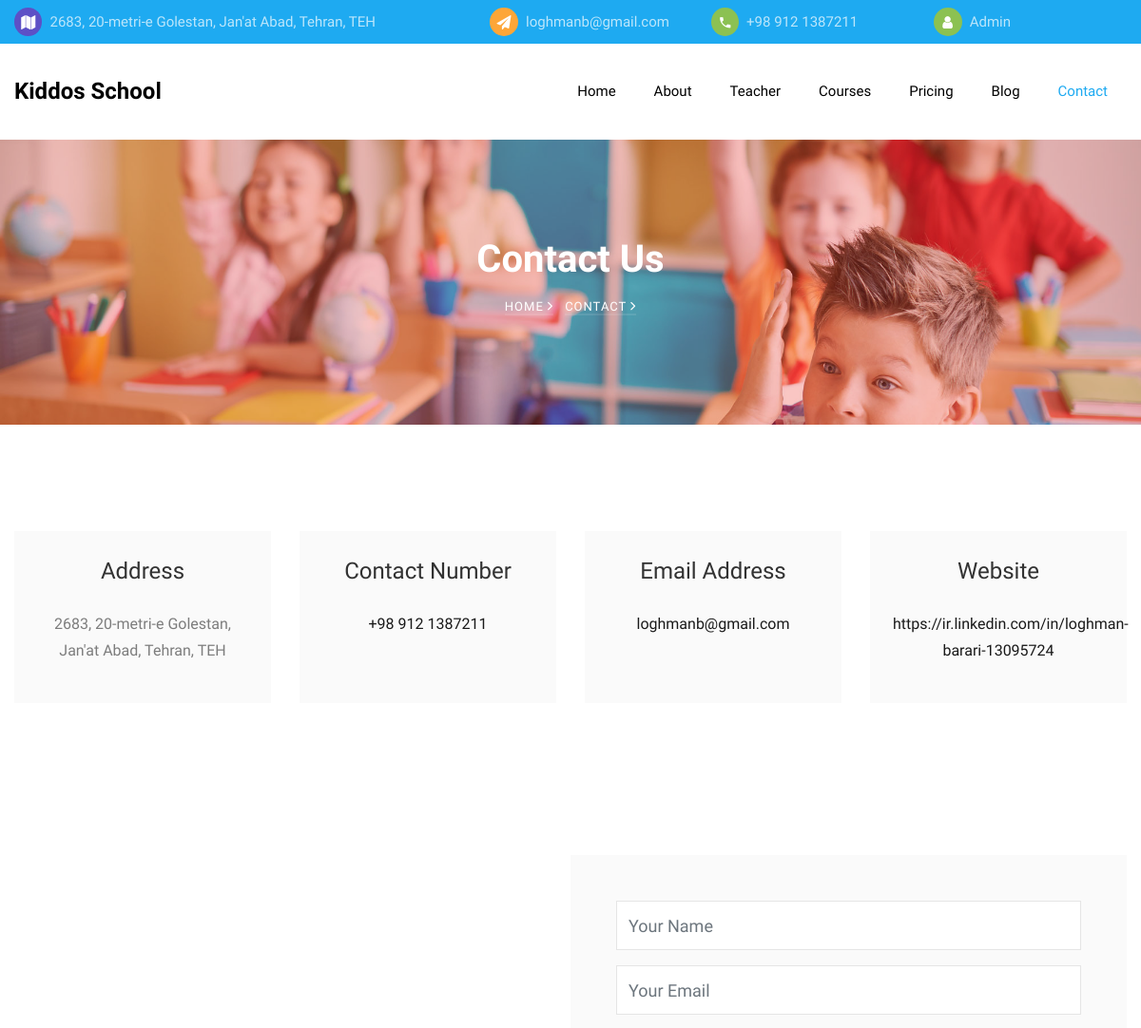
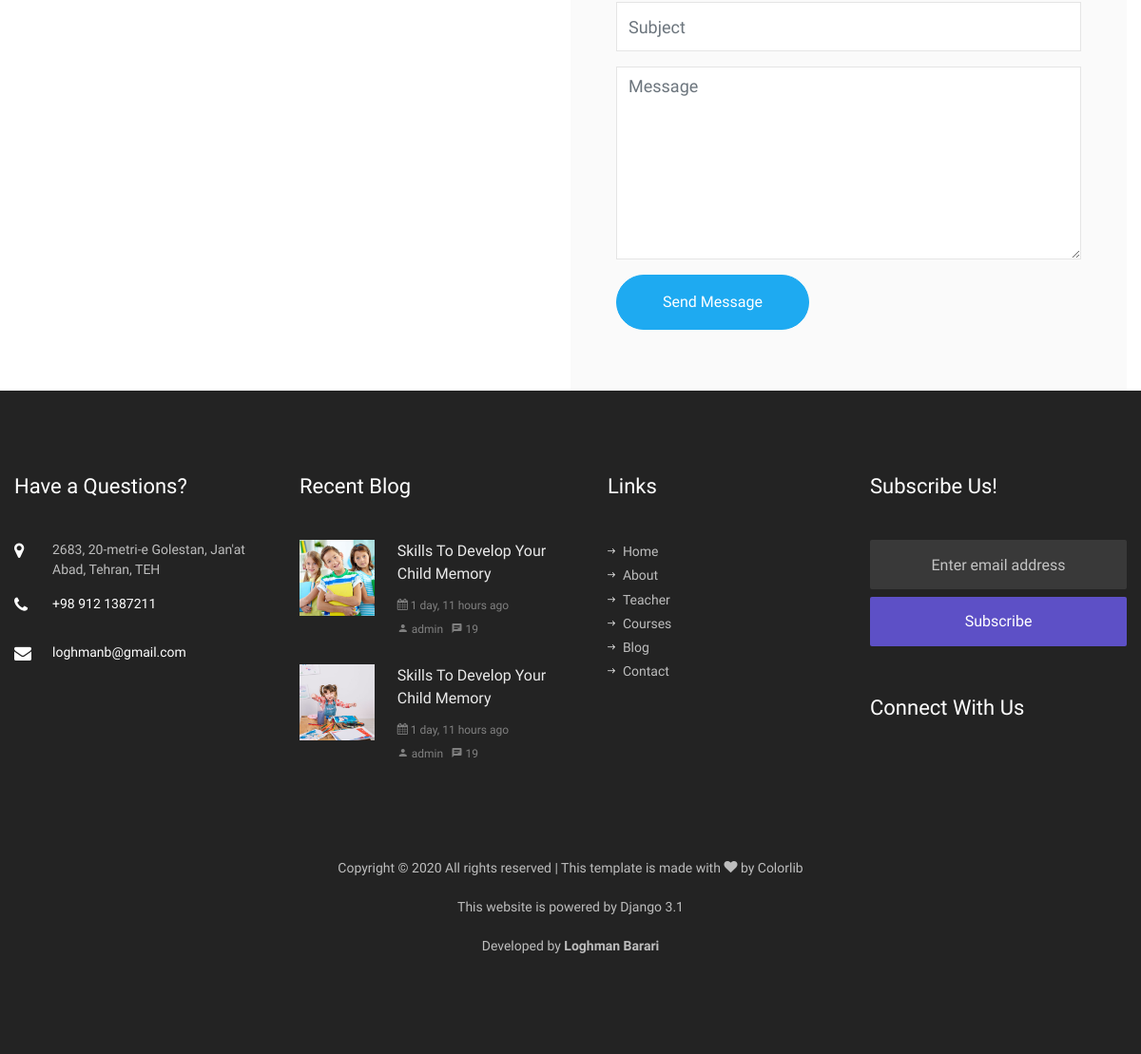
The page /contact on the database as committed earlier (2 pictures, top to bottom).
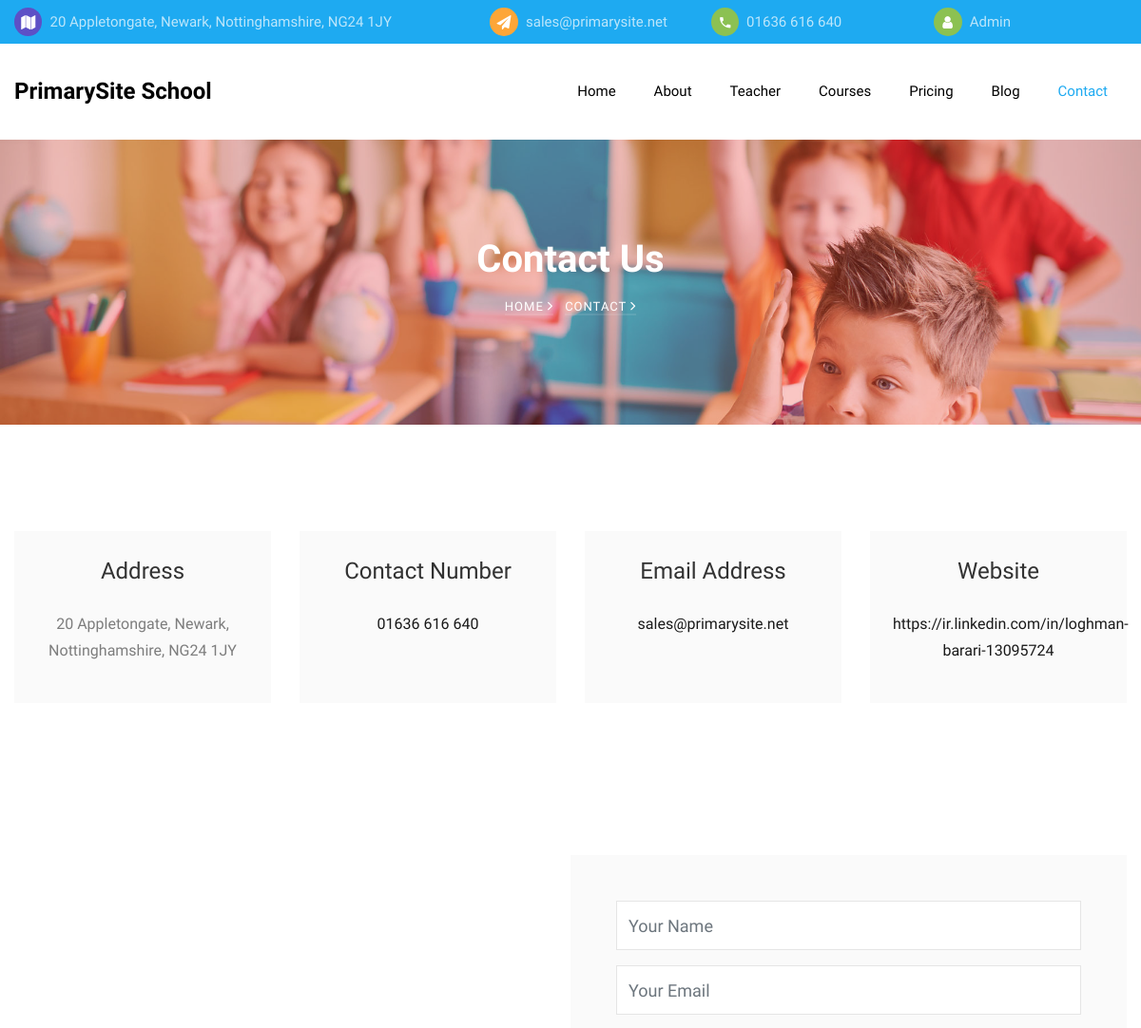
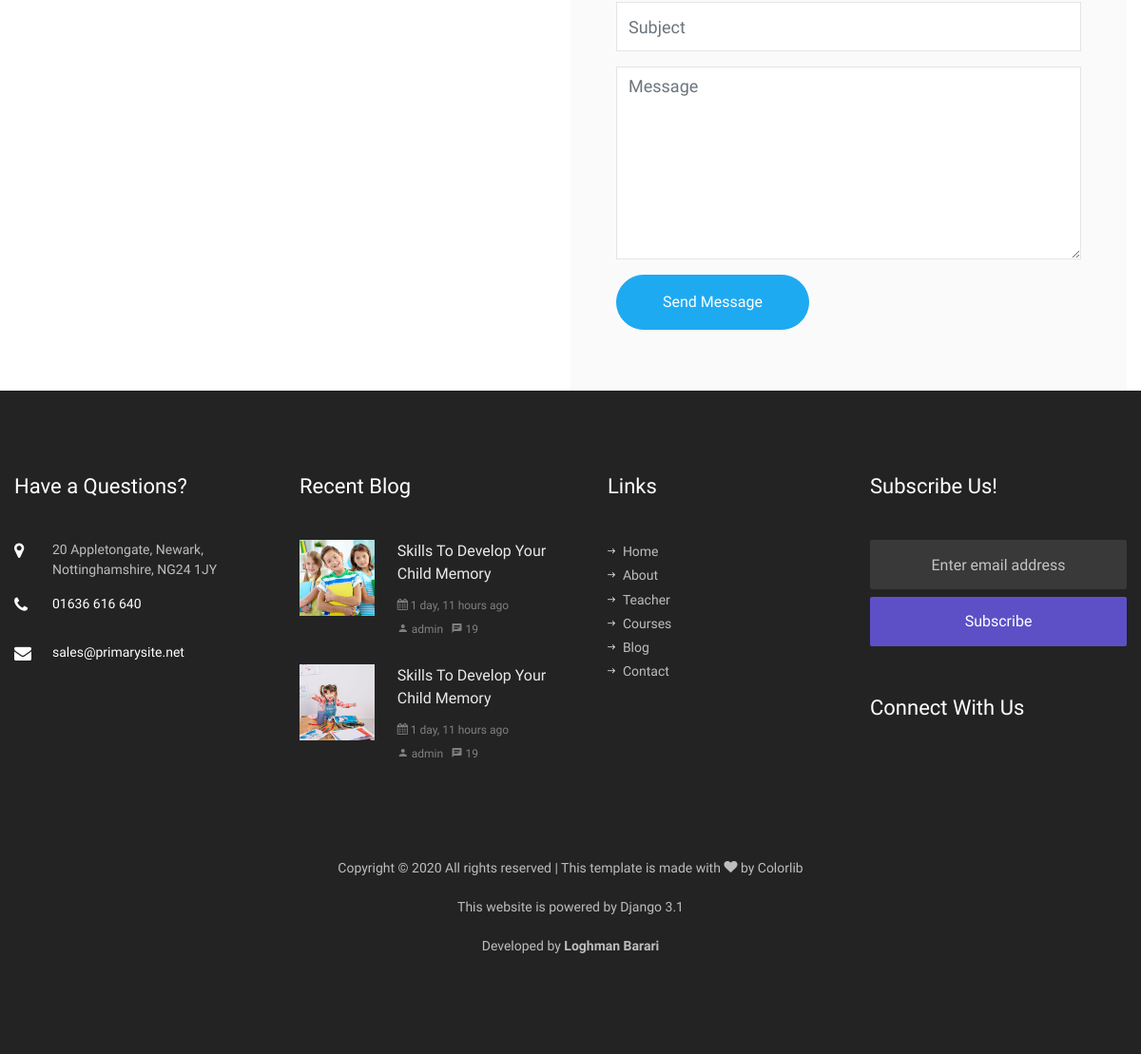
The same page on the database as committed later (2 pictures, top to bottom).
### pages/models.py (models this page shows, shortened)
class Setting(models.Model):
    class Meta:
        db_table = 'kiddos_settings'
    name = models.CharField('Name', primary_key=True,
                            max_length=50, blank=False, null=False)
    value = models.TextField('Value', blank=True, null=True)

class BlogPost(models.Model):
    class Meta:
        db_table = 'kiddos_blog_post'
    title = models.CharField('Title', max_length=128, blank=False, null=False)
    short_desc = models.CharField('Short Description', max_length=256)
    body = models.TextField('Body')
    tags = models.CharField(_('Tags'), max_length=128,
                            blank=True, null=False, default='')
    image = models.ImageField('Image', upload_to='images/%Y/%m/%d/')
    is_published = models.BooleanField(_('Is published!'), default=True)
    create_date = models.DateTimeField(verbose_name=_('Creation Date'),
                                       default=datetime.now, blank=True)
    create_user = models.ForeignKey(
        settings.AUTH_USER_MODEL,
        on_delete=models.CASCADE,
        related_name='+',
        blank=True,
        null=True,
        verbose_name=_('Created by'),
    )

### pages/views.py (the view)
# urls.py: path('contact', views.contact, name='contact'),
def contact(request):
    return render(request, 'pages/contact.html')

### pages/views.py (called while the page is built)
def render(request, template, data=None):
    if data is None:
        data = {}
    data.update(services.get_website_settings())
    return _render(request, template, data)

### templates/pages/contact.html
{% extends 'base.html' %}
{% load static %}
{% block content %}
<section class="hero-wrap hero-wrap-2" style="background-image: url('{% static 'images/bg_2.jpg' %}');">
    <div class="overlay"></div>
    <div class="container">
        <div class="row no-gutters slider-text align-items-center justify-content-center">
            <div class="col-md-9 ftco-animate text-center">
                <h1 class="mb-2 bread">Contact Us</h1>
                <p class="breadcrumbs"><span class="mr-2"><a href="{% url 'index' %}">Home <i
                                class="ion-ios-arrow-forward"></i></a></span> <span>Contact <i
                            class="ion-ios-arrow-forward"></i></span></p>
            </div>
        </div>
    </div>
</section>
<section class="ftco-section contact-section">
    <div class="container">
        <div class="row d-flex mb-5 contact-info">
            <div class="col-md-3 d-flex">
                <div class="bg-light align-self-stretch box p-4 text-center">
                    <h3 class="mb-4">Address</h3>
                    <p>{{ settings_address }}</p>
                </div>
            </div>
            <div class="col-md-3 d-flex">
                <div class="bg-light align-self-stretch box p-4 text-center">
                    <h3 class="mb-4">Contact Number</h3>
                    <p><a href="tel://1234567920">{{ settings_phone_no }}</a></p>
                </div>
            </div>
            <div class="col-md-3 d-flex">
                <div class="bg-light align-self-stretch box p-4 text-center">
                    <h3 class="mb-4">Email Address</h3>
                    <p><a href="mailto:{{ settings_email }}">{{ settings_email }}</a></p>
                </div>
            </div>
            <div class="col-md-3 d-flex">
                <div class="bg-light align-self-stretch box p-4 text-center">
                    <h3 class="mb-4">Website</h3>
                    <p><a href="{{ settings_website }}">{{ settings_website }}</a></p>
                </div>
            </div>
        </div>
    </div>
</section>
<section class="ftco-section ftco-no-pt ftco-no-pb contact-section">
    <div class="container">
        <div class="row d-flex align-items-stretch no-gutters">
            <div class="col-md-6 p-4 p-md-5 order-md-last bg-light">
                <form action="#">
                    <div class="form-group">
                        <input type="text" class="form-control" placeholder="Your Name">
                    </div>
                    <div class="form-group">
                        <input type="text" class="form-control" placeholder="Your Email">
                    </div>
                    <div class="form-group">
                        <input type="text" class="form-control" placeholder="Subject">
                    </div>
                    <div class="form-group">
                        <textarea name="" id="" cols="30" rows="7" class="form-control"
                            placeholder="Message"></textarea>
                    </div>
                    <div class="form-group">
                        <input type="submit" value="Send Message" class="btn btn-primary py-3 px-5">
                    </div>
                </form>
            </div>
            <div class="col-md-6 d-flex align-items-stretch">
                <div id="map"></div>
            </div>
        </div>
    </div>
</section>
{% endblock %}

### templates/base.html (shortened to what this page needs)
{% load static %}
<!DOCTYPE html>
<html lang="en">
<head>
    <link rel="stylesheet" href="{% static 'css/open-iconic-bootstrap.min.css' %}">
    <link rel="stylesheet" href="{% static 'css/animate.css' %}">
    <link rel="stylesheet" href="{% static 'css/owl.carousel.min.css' %}">
    <link rel="stylesheet" href="{% static 'css/owl.theme.default.min.css' %}">
    <link rel="stylesheet" href="{% static 'css/magnific-popup.css' %}">
    <link rel="stylesheet" href="{% static 'css/aos.css' %}">
    <link rel="stylesheet" href="{% static 'css/ionicons.min.css' %}">
    <link rel="stylesheet" href="{% static 'css/flaticon.css' %}">
    <link rel="stylesheet" href="{% static 'css/icomoon.css' %}">
    <link rel="stylesheet" href="{%  static 'css/style.css' %}">
</head>
<body>
    {% include 'partials/_topbar.html' %}
    {% include 'partials/_navbar.html' %}
    {% block content %}
    {% endblock %}
    {% include 'partials/_footer.html'%}
</body>
</html>

### templates/partials/_topbar.html
<div class="py-2 bg-primary">
    <div class="container">
        <div class="row no-gutters d-flex align-items-start align-items-center px-3 px-md-0">
            <div class="col-lg-12 d-block">
                <div class="row d-flex">
                    <div class="col-md-5 pr-4 d-flex topper align-items-center">
                        <div class="icon bg-fifth mr-2 d-flex justify-content-center align-items-center"><span
                                class="icon-map"></span></div>
                        <span class="text">{{ settings_address }}</span>
                    </div>
                    <div class="col-md pr-4 d-flex topper align-items-center">
                        <div class="icon bg-secondary mr-2 d-flex justify-content-center align-items-center"><span
                                class="icon-paper-plane"></span></div>
                        <a href="mailto:{{ settings_email }}"><span class="text">{{ settings_email }}</span></a>
                    </div>
                    <div class="col-md pr-4 d-flex topper align-items-center">
                        <div class="icon bg-tertiary mr-2 d-flex justify-content-center align-items-center"><span
                                class="icon-phone2"></span></div>
                        <span class="text">{{ settings_phone_no }}</span>
                    </div>
                    <div class="col-md pr-4 d-flex topper align-items-center">
                        <div class="icon bg-tertiary mr-2 d-flex justify-content-center align-items-center"><span
                                class="icon-user"></span></div>
                        <a href="{% url 'admin:login' %}"><span class="text">Admin</span></a>
                    </div>
                </div>
            </div>
        </div>
    </div>
</div>

### templates/partials/_navbar.html (shortened to what this page needs)
<nav class="navbar navbar-expand-lg navbar-dark bg-dark ftco_navbar ftco-navbar-light" id="ftco-navbar">
    <div class="container d-flex align-items-center">
        <a class="navbar-brand" href="{% url 'index' %}">{{ settings_website_name }}</a>
        <div class="collapse navbar-collapse" id="ftco-nav">
            <ul class="navbar-nav ml-auto">
                <li {% if '/' == request.path %} class="nav-item active" {% else %} class="nav-item" {% endif %}><a
                        href="{% url 'index' %}" class="nav-link pl-0">Home</a></li>
                <li {% if '/about' == request.path %} class="nav-item active" {% else %} class="nav-item" {% endif %}><a
                        href="{% url 'about' %}" class="nav-link">About</a></li>
                <li {% if '/teacher' == request.path %} class="nav-item active" {% else %} class="nav-item" {% endif %}>
                    <a href="{% url 'teacher' %}" class="nav-link">Teacher</a></li>
                <li {% if '/courses' == request.path %} class="nav-item active" {% else %} class="nav-item" {% endif %}>
                    <a href="{% url 'courses' %}" class="nav-link">Courses</a></li>
                <li {% if '/pricing' == request.path %} class="nav-item active" {% else %} class="nav-item" {% endif %}>
                    <a href="{% url 'pricing' %}" class="nav-link">Pricing</a></li>
                <li {% if '/blog' == request.path %} class="nav-item active" {% else %} class="nav-item" {% endif %}><a
                        href="{% url 'blog' %}" class="nav-link">Blog</a></li>
                <li {% if '/contact' == request.path %} class="nav-item active" {% else %} class="nav-item" {% endif %}>
                    <a href="{% url 'contact' %}" class="nav-link">Contact</a></li>
            </ul>
        </div>
    </div>
</nav>

### templates/partials/_footer.html (shortened to what this page needs)
{% load humanize %}
<footer class="ftco-footer ftco-bg-dark ftco-section">
  <div class="container">
    <div class="row mb-5">
      <div class="col-md-6 col-lg-3">
        <div class="ftco-footer-widget mb-5">
          <h2 class="ftco-heading-2">Have a Questions?</h2>
          <div class="block-23 mb-3">
            <ul>
              <li>
                <span class="icon icon-map-marker"></span>
                <span class="text">{{ settings_address }}</span>
              </li>
              <li>
                <a href="#"><span class="icon icon-phone"></span>
                  <span class="text">{{ settings_phone_no }}</span></a>
              </li>
              <li>
                <a href="#">
                  <span class="icon icon-envelope"></span>
                  <span class="text">{{ settings_email }}</span></a>
              </li>
            </ul>
          </div>
        </div>
      </div>
      <div class="col-md-6 col-lg-3">
        <div class="ftco-footer-widget mb-5">
          <h2 class="ftco-heading-2">Recent Blog</h2>
          {% if latest_blog_posts %} {% for blog_post in latest_blog_posts %}
          <div class="block-21 mb-4 d-flex">
            <a href="{% url 'blog-single' blog_post.id %}" class="blog-img mr-4"
              style="background-image: url('{{ blog_post.image.url }}');"></a>
            <div class="text">
              <h3 class="heading">
                <a href="{% url 'blog-single' blog_post.id %}">
                  {{ blog_post.title }}</a></h3>
              <div class="meta">
                <div>
                  <a href="#">
                    <span class="icon-calendar"></span>
                    {{ blog_post.create_date|naturaltime }}</a>
                </div>
                <div>
                  <a href="#"><span class="icon-person"></span>
                    {{ blog_post.create_user }}</a>
                </div>
                <div>
                  <a href="#"><span class="icon-chat"></span> 19</a>
                </div>
              </div>
            </div>
          </div>
          {% endfor %} {% else %}
          <h3>No recent post found!</h3>
          {% endif %}
        </div>
      </div>
      <div class="col-md-6 col-lg-3">
        <div class="ftco-footer-widget mb-5 ml-md-4">
          <h2 class="ftco-heading-2">Links</h2>
          <ul class="list-unstyled">
            <li>
              <a href="{% url 'index' %}"><span class="ion-ios-arrow-round-forward mr-2"></span>Home</a>
            </li>
            <li>
              <a href="{% url 'about' %}"><span class="ion-ios-arrow-round-forward mr-2"></span>About</a>
            </li>
            <li>
              <a href="{% url 'teacher' %}"><span class="ion-ios-arrow-round-forward mr-2"></span>Teacher</a>
            </li>
            <li>
              <a href="{% url 'courses' %}"><span class="ion-ios-arrow-round-forward mr-2"></span>Courses</a>
            </li>
            <li>
              <a href="{% url 'blog' %}"><span class="ion-ios-arrow-round-forward mr-2"></span>Blog</a>
            </li>
            <li>
              <a href="{% url 'contact' %}"><span class="ion-ios-arrow-round-forward mr-2"></span>Contact</a>
            </li>
          </ul>
        </div>
      </div>
      <div class="col-md-6 col-lg-3">
        <div class="ftco-footer-widget mb-5">
          <h2 class="ftco-heading-2">Subscribe Us!</h2>
          <form action="#" class="subscribe-form">
            <div class="form-group">
              <input type="text" class="form-control mb-2 text-center" placeholder="Enter email address" />
              <input type="submit" value="Subscribe" class="form-control submit px-3" />
            </div>
          </form>
        </div>
        <div class="ftco-footer-widget mb-5">
          <h2 class="ftco-heading-2 mb-0">Connect With Us</h2>
          <ul class="ftco-footer-social list-unstyled float-md-left float-lft mt-3">
          </ul>
        </div>
      </div>
    </div>
    <div class="row">
      <div class="col-md-12 text-center">
        <p>
          Copyright &copy;
          All rights reserved | This template is made with
          <i class="icon-heart" aria-hidden="true"></i> by
          <a href="https://colorlib.com" target="_blank">Colorlib</a>
        </p>
        <p>This website is powered by Django 3.1</p>
        <p>
          Developed by
          <b><a href="https://ir.linkedin.com/in/loghman-barari-13095724" target="_blank">Loghman Barari</a>
          </b>
        </p>
      </div>
    </div>
  </div>
</footer>

### kiddos/static/css/icomoon.css (style rules this page uses)
[class^="icon-"], [class*=" icon-"] { font-family: 'icomoon' !important; speak: none; font-style: normal; font-weight: normal; font-variant: normal; text-transform: none; line-height: 1; -webkit-font-smoothing: antialiased; -moz-osx-font-smoothing: grayscale; }
.icon-heart:before { content: "\f004"; }
.icon-user:before { content: "\f007"; }
.icon-map-marker:before { content: "\f041"; }
.icon-calendar:before { content: "\f073"; }
.icon-phone:before { content: "\f095"; }
.icon-envelope:before { content: "\f0e0"; }
.icon-paper-plane:before { content: "\f1d8"; }
.icon-map:before { content: "\f279"; }
.icon-phone2:before { content: "\e0cd"; }
.icon-chat:before { content: "\e0b7"; }
.icon-person:before { content: "\e7fd"; }

Rows that differ between the two databases and show on the page:
changed Setting: value "2683, 20-metri-e Golestan, Jan'at Abad, Tehran, TEH" → "20 Appletongate, Newark, Nottinghamshire, NG24 1JY"
changed Setting: value "loghmanb@gmail.com" → "sales@primarysite.net"
changed Setting (number 3 of 5 on the later page): value "+98 912 1387211" → "01636 616 640"
added Setting: value "PrimarySite School"
Other text that changed with them:
{{ settings_website_name }}: "Kiddos School" → (not shown)
